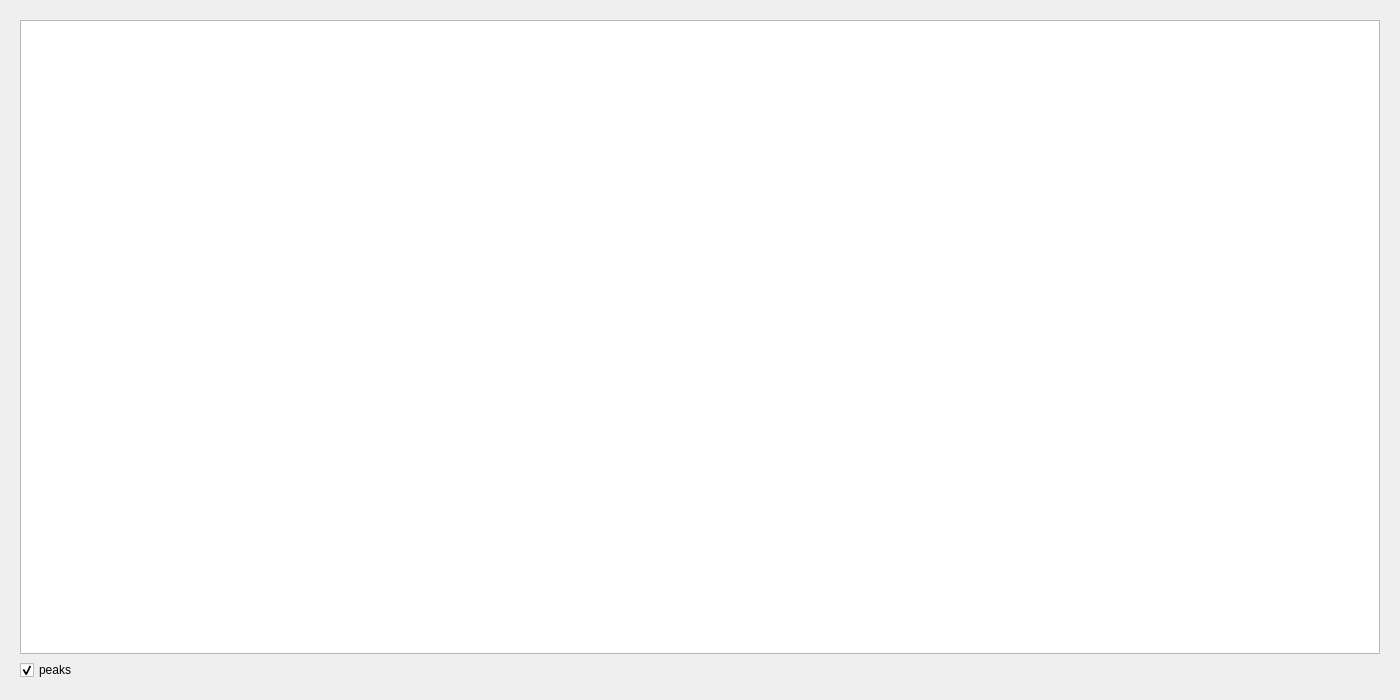
<?xml version="1.0" encoding="UTF-8"?>
<ui version="4.0">
 <class>Form</class>
 <widget class="QWidget" name="Form">
  <property name="geometry">
   <rect>
    <x>0</x>
    <y>0</y>
    <width>1400</width>
    <height>700</height>
   </rect>
  </property>
  <property name="windowTitle">
   <string>Form</string>
  </property>
  <layout class="QVBoxLayout" name="verticalLayout">
   <item>
    <widget class="CContextFrame" name="CContextFrame_CaptureTab_rawBuf1_FFT">
     <layout class="QVBoxLayout" name="verticalLayout_2">
      <item>
       <widget class="CStaticPlot" name="CStaticPlot_Capture_rawBuf1_FFT">
        <property name="minimumSize">
         <size>
          <width>500</width>
          <height>200</height>
         </size>
        </property>
        <property name="styleSheet">
         <string notr="true"/>
        </property>
        <property name="backgroundBrush">
         <brush brushstyle="SolidPattern">
          <color alpha="255">
           <red>0</red>
           <green>0</green>
           <blue>0</blue>
          </color>
         </brush>
        </property>
        <property name="foregroundBrush">
         <brush brushstyle="NoBrush">
          <color alpha="255">
           <red>0</red>
           <green>0</green>
           <blue>0</blue>
          </color>
         </brush>
        </property>
        <property name="interactive">
         <bool>true</bool>
        </property>
        <property name="renderHints">
         <set>QPainter::TextAntialiasing</set>
        </property>
        <property name="dragMode">
         <enum>QGraphicsView::NoDrag</enum>
        </property>
        <property name="cacheMode">
         <set>QGraphicsView::CacheBackground</set>
        </property>
        <property name="transformationAnchor">
         <enum>QGraphicsView::NoAnchor</enum>
        </property>
        <property name="plotTitle" stdset="0">
         <string notr="true">rawBuf1_FFT</string>
        </property>
        <property name="gridOrientation" stdset="0">
         <enum>StaticPlotWidget::Both</enum>
        </property>
        <property name="showLegend" stdset="0">
         <bool>false</bool>
        </property>
        <property name="layerIDs" stdset="0">
         <stringlist/>
        </property>
        <property name="axisLabels" stdset="0">
         <string>{&quot;top&quot;: &quot;frequeny (kHz)&quot;, &quot;left&quot;: &quot;amplitude&quot;, &quot;right&quot;: &quot;amplitude&quot;, &quot;bottom&quot;: &quot;frequeny (kHz)&quot;}</string>
        </property>
        <property name="axisRanges" stdset="0">
         <string>{&quot;x&quot;: &quot;auto&quot;, &quot;y&quot;: &quot;auto&quot;}</string>
        </property>
        <property name="replaceDataItemPenColor" stdset="0">
         <color>
          <red>255</red>
          <green>255</green>
          <blue>255</blue>
         </color>
        </property>
        <property name="replaceDataItemPenWidth" stdset="0">
         <number>1</number>
        </property>
        <property name="replaceDataItemSymbol" stdset="0">
         <enum>StaticPlotWidget::NoSymbol</enum>
        </property>
        <property name="curves" stdset="0">
         <stringlist/>
        </property>
       </widget>
      </item>
      <item>
       <layout class="QHBoxLayout" name="horizontalLayout">
        <item>
         <widget class="QCheckBox" name="checkBox_one">
          <property name="styleSheet">
           <string notr="true"/>
          </property>
          <property name="text">
           <string>peaks</string>
          </property>
          <property name="checked">
           <bool>true</bool>
          </property>
         </widget>
        </item>
        <item>
         <spacer name="horizontalSpacer">
          <property name="orientation">
           <enum>Qt::Horizontal</enum>
          </property>
          <property name="sizeHint" stdset="0">
           <size>
            <width>40</width>
            <height>20</height>
           </size>
          </property>
         </spacer>
        </item>
       </layout>
      </item>
     </layout>
    </widget>
   </item>
  </layout>
 </widget>
 <customwidgets>
  <customwidget>
   <class>StaticPlotWidget</class>
   <extends>QGraphicsView</extends>
   <header>accwidgets.graph</header>
  </customwidget>
  <customwidget>
   <class>CContextFrame</class>
   <extends>QFrame</extends>
   <header>comrad.widgets.containers</header>
   <container>1</container>
  </customwidget>
  <customwidget>
   <class>CStaticPlot</class>
   <extends>StaticPlotWidget</extends>
   <header>comrad.widgets.graphs</header>
  </customwidget>
 </customwidgets>
 <resources/>
 <connections/>
</ui>
